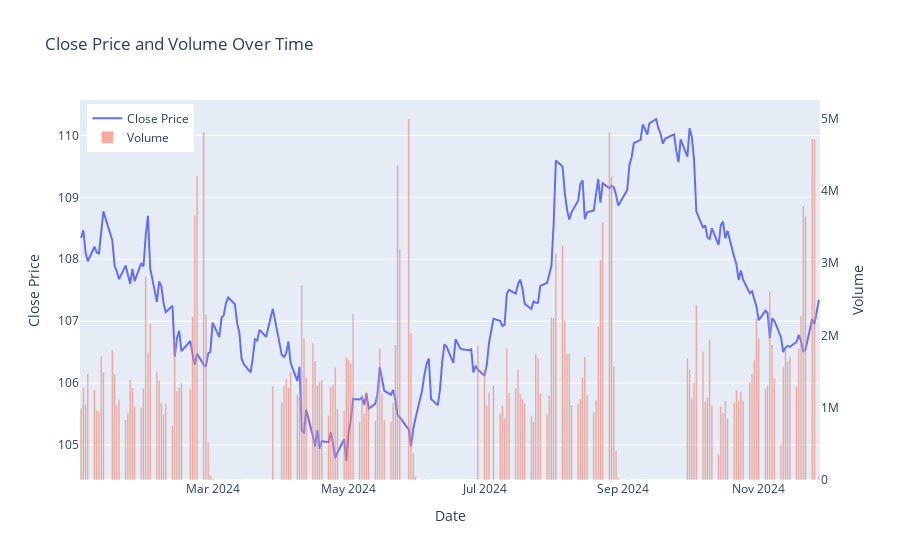

Write notebook code for a chart like this one.
### Code cell
# Create a plotly figure
fig = go.Figure()
zf_ytd = zf.query('Date > "2024-01-01"')
# Add close price as a line plot
fig.add_trace(go.Scatter(x=zf_ytd['Date'], y=zf_ytd['Close'], 
                         mode='lines', name='Close Price'))

# Add volume as a bar plot
fig.add_trace(go.Bar(x=zf_ytd['Date'], y=zf_ytd['Volume'], 
                     name='Volume', opacity=0.5, yaxis='y2'))

# Update layout to include secondary y-axis for volume
fig.update_layout(
    title="Close Price and Volume Over Time",
    xaxis_title="Date",
    yaxis_title="Close Price",
    yaxis2=dict(title="Volume", overlaying="y", side="right", showgrid=False),
    legend=dict(x=0.01, y=0.99)
)

fig.show()

### Figure 1 — Plotly figure (JSON) as saved in the notebook; plotly's stock layout.template omitted (floating-point values rounded to 4 significant figures; data arrays with more than 128 entries replaced by an {"elided": "..."} marker saying what was removed)
{"data": [{"mode": "lines", "name": "Close Price", "type": "scatter", "x": {"elided": "230 str values"}, "y": {"elided": "230 float values"}}, {"name": "Volume", "opacity": 0.5, "type": "bar", "x": {"elided": "230 str values"}, "y": {"elided": "230 int values"}, "yaxis": "y2"}], "layout": {"legend": {"x": 0.01, "y": 0.99}, "title": {"text": "Close Price and Volume Over Time"}, "xaxis": {"title": {"text": "Date"}}, "yaxis": {"title": {"text": "Close Price"}}, "yaxis2": {"overlaying": "y", "showgrid": false, "side": "right", "title": {"text": "Volume"}}}}
